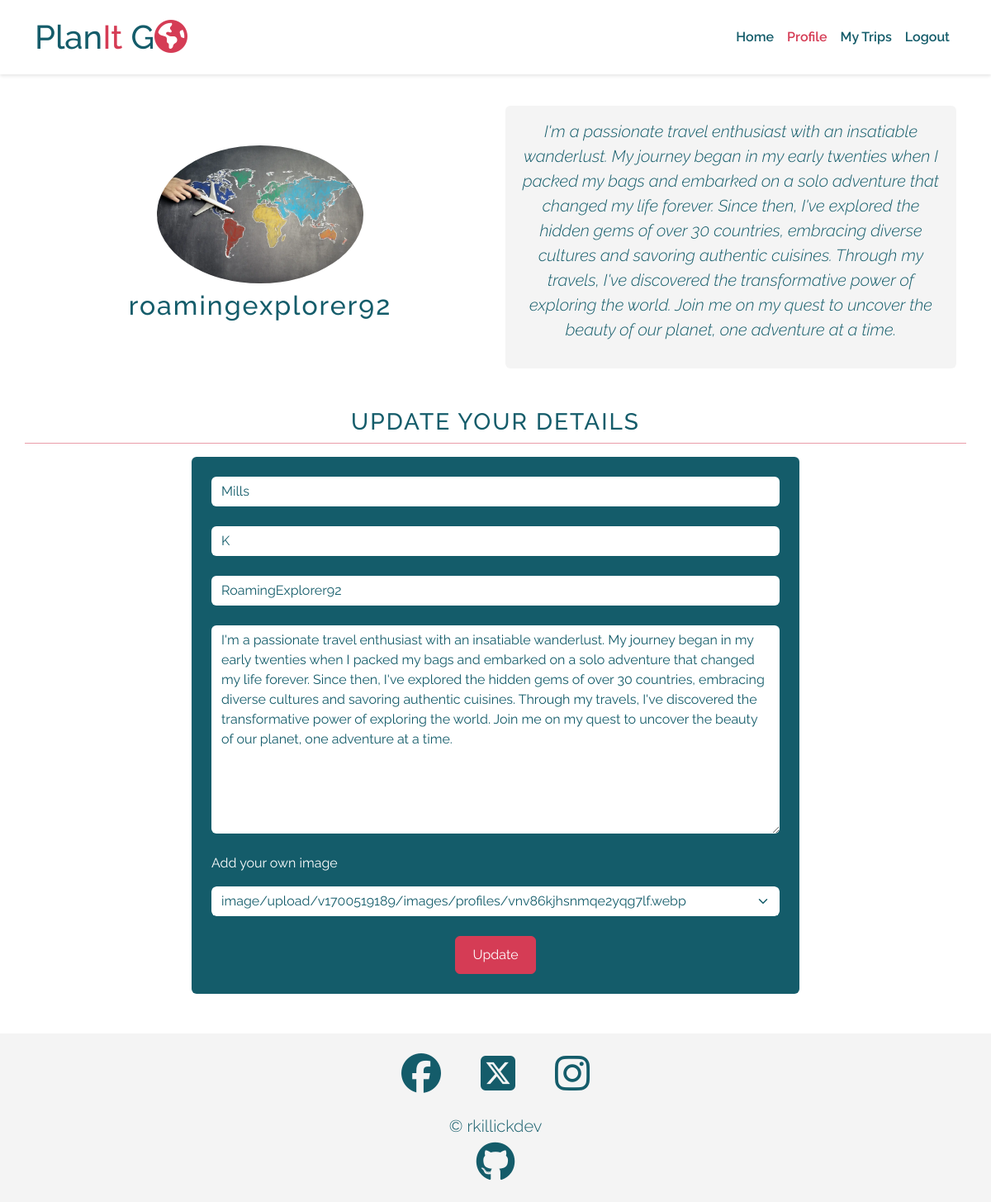
Screenshot of /profiles/update_profile/13 (signed in) with the database file from the repository.
### profiles/models.py (models this page shows, shortened)
class Profile(models.Model):
    user = models.OneToOneField(
        User, on_delete=models.CASCADE, related_name="profile"
    )
    first_name = models.CharField(max_length=50, null=True)
    surname = models.CharField(max_length=50, null=True)
    screen_name = models.CharField(max_length=25, unique=True, null=True)
    slug = models.SlugField(max_length=150, unique=True, null=True)
    date_of_birth = models.DateField(blank=True, null=True)
    about = models.TextField(blank=True)
    profile_image = CloudinaryField(
        "image",
        default="placeholder",
        eager=[
            {
                "width": "100",
                "height": "100",
                "gravity": "auto",
                "crop": "thumb",
            }
        ],
        transformation={
            "aspect_ratio": "4:4",
            "gravity": "face",
            "height": "600",
            "zoom": "0.75",
            "crop": "thumb",
            "fetch_format": "auto",
            "quality": "auto",
            "dpr": "auto",
            "responsive": True,
        },
        folder="/images/profiles",
        format="webp",
    )

### profiles/views.py (the view)
class ProfileUpdateView(LoginRequiredMixin, SuccessMessageMixin, UpdateView):
    form_class = ProfileForm
    model = Profile
    success_url = reverse_lazy("trip_list")
    success_message = "Thanks, your profile details have been updated"
    def get_object(self, *args, **kwargs):
        obj = super(ProfileUpdateView, self).get_object(*args, **kwargs)
        if not obj.user == self.request.user:
            raise PermissionDenied()
        return obj

### profiles/templates/profiles/profile_form.html (shortened to what this page needs)
{% extends "base.html" %}
{% block content %}
{% load static %}
{% load crispy_forms_tags %}
<section id="enter-profile-details"
         class="mt-7">
  <div class="container">
    <div class="row mb-5">
      <div class="col-md-6 d-flex flex-column justify-content-center">
        <div class="image-container p-2 align-self-center text-center">
          {% if request.user.profile.screen_name %}
            {% if 'placeholder' in profile.profile_image.url %}
              <img src="{% static 'images/placeholders/globe-profile-face-compress-square.webp' %}"
                  alt="Inflatable globe with two eyes stuck on"
                  class="img-fluid rounded-circle"
                  width="250">
            {% else %}
              <img src="{{ profile.profile_image.url }}"
                  alt="picture of {{ profile.screen_name }}"
                  class="img-fluid rounded-circle"
                  width="250">
            {% endif %}
            <h2 class="text-lowercase p-2 m-0">
              {{ profile.screen_name}}</h2>
          {% endif %}
        </div>
      </div>
      <div class="col-md-6 d-flex flex-column justify-content-center">
        <div class="profile-bio card border-0 bg-secondary h-100">
          <div class="card-body d-flex flex-column text-center justify-content-center">
            {% if request.user.profile.about %}
              <p class="lead fst-italic">
                {{profile.about}}
              </p>
            {% else %}
              <p class="lead fst-italic">"We shall not cease from exploration, and the end of all our exploring will be to arrive where we started and know the place for the first time."</p>
              <p class="lead fw-semibold m-0">T.S. Eliot</p>
            {% endif %}
          </div>
        </div>
      </div>
    </div>
    <div class="row">
      <h3 class="text-center">
        {% if request.user.profile.screen_name %} Update Your Details {% else %} Enter Your Details {% endif %}
      </h3>
      <hr>
    </div>
    <div class="row mb-5">
      <div class="col-md-8 offset-md-2">
        <div id="form-container" data-form_purpose="{% if request.user.profile.screen_name %}update{% else %}create{% endif %}">
          {% crispy form %}
        </div>
      </div>
    </div>
  </div>
</section>
{% endblock %}

### static/css/styles.css (style rules this page uses)
* { box-sizing: border-box; padding: 0; margin: 0; }
hr { color: var(--bs-primary); opacity: 0.5; }
h2, h3, h4 { text-transform: uppercase; letter-spacing: 2px; }

### rows the page displays
Profile: screen_name "roamingexplorer92", about "I'm a passionate travel enthusiast with an insatiable wanderlust. My journey began in my early twenties when I packed my bags and embarked on a solo adventure that changed my life forever. Since then, I've explored the hidden gems of over 30 countries, embracing diverse cultures and savoring authentic cuisines. Through my travels, I've discovered the transformative power of exploring the world. Join me on my quest to uncover the beauty of our planet, one adventure at a time.", first_name "Mills", surname "K", screen_name "RoamingExplorer92", profile_image "image/upload/v1700519189/images/profiles/vnv86kjhsnmqe2yqg7lf.webp"
